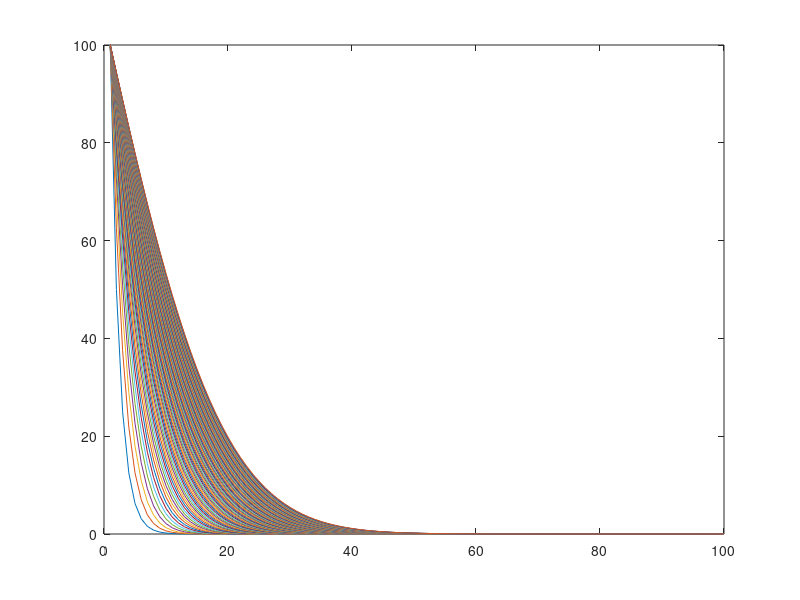

MATLAB code for this plot:
clc
clear all

% Geometrical paramters
L=100; %Length of the fin
N=100; %No of nodes
dx=L/(N-1);

T=zeros(N,1);
Tb=100; %Base temperature
k=100; % No of iterations

for j=1:1:k
    T(1,1)=Tb;
    for i=2:1:N-1
        T(i,1)=(T(i+1,1)+T((i-1),1))/2;
    end
    T(N,1)=T(N-1,1);
    plot(T);
    hold on
end

hold off
disp(T)
